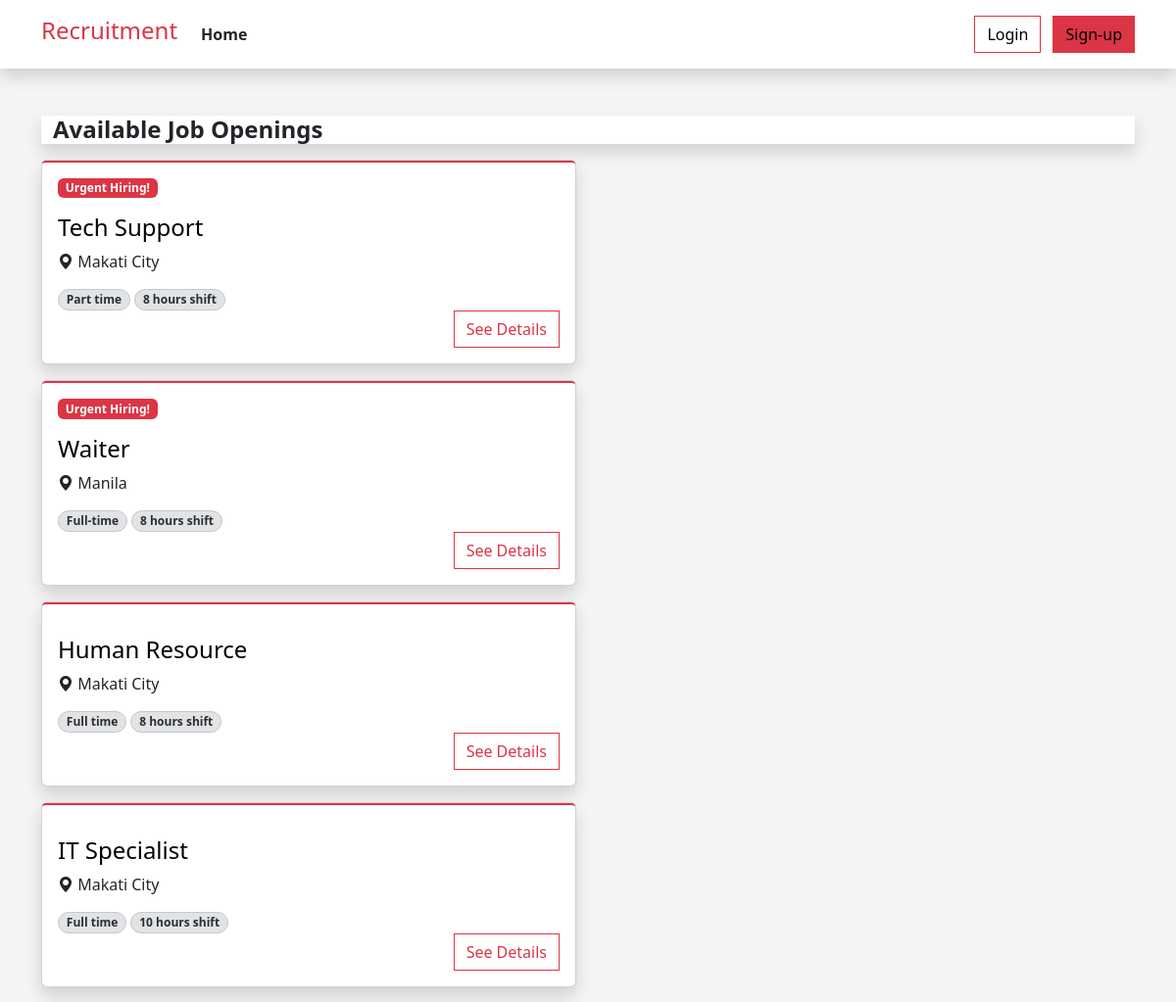
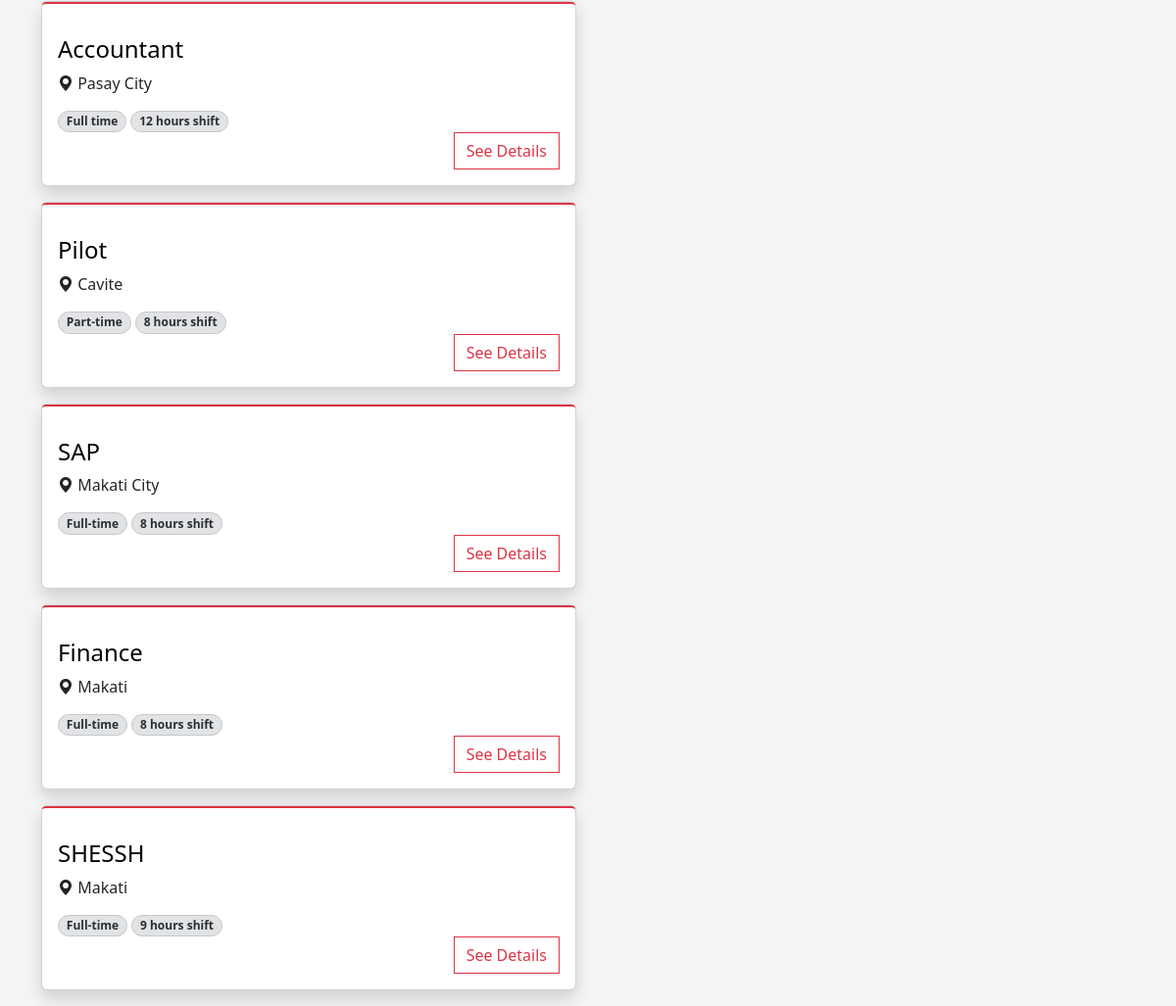
The page / on the database its author committed (2 pictures, top to bottom).
### tables this page shows
CREATE TABLE `jobs` (
  `id` int(12) NOT NULL,
  `job_name` varchar(255) NOT NULL,
  `salary` int(12) NOT NULL,
  `job_type` varchar(255) NOT NULL,
  `shift_and_schedule` varchar(255) NOT NULL,
  `location` varchar(255) NOT NULL,
  `job_description` text NOT NULL,
  `benefits` text NOT NULL,
  `priority` varchar(255) NOT NULL,
  `department` varchar(255) NOT NULL,
  `created_at` timestamp NOT NULL DEFAULT current_timestamp() ON UPDATE current_timestamp()
);

### index.php (the view, shortened to what this page needs)
<?php
include("dbconn.php");
include("header.php");
if (isset($_SESSION['user_id'])) {
    $userId = $_SESSION['user_id'];
    $query =
        "SELECT jobs.*
        FROM jobs
        LEFT JOIN job_applicants ON jobs.id = job_applicants.job_id AND job_applicants.user_id = '$userId'
        WHERE job_applicants.user_id is NULL
        ORDER BY
            CASE WHEN jobs.priority = 'Urgent Hiring' THEN 0 ELSE 1 END,
            CASE WHEN jobs.priority = 'Non-urgent Hiring' THEN jobs.created_at END DESC";
    $result = mysqli_query($conn, $query);
    $query2 = "SELECT resume FROM user WHERE id='$userId'";
    $result2 = mysqli_query($conn, $query2);
    $row = mysqli_fetch_assoc($result2);
    $resume = $row['resume'];
} else {
    $query = "SELECT * FROM jobs ORDER BY CASE WHEN jobs.priority = 'Urgent Hiring' THEN 0 ELSE 1 END";
    $result = mysqli_query($conn, $query);
}
?>
<!DOCTYPE html>
<html lang="en">
<head>
</head>
<body style="background-color: #F4F4F4; ">
    <div class="container">
        <div class="container-fluid bg-white shadow mb-3 mt-5">
            <h4 class=" mt-1 mb-1 fw-bold">Available Job Openings</h4>
        </div>
        <div class="row">
            <div class="col-sm-12 col-md-6 ">
                <?php
                while ($row = mysqli_fetch_assoc($result)) {
                    ?>
                    <div class="card shadow mb-3 ">
                        <div class="card-body rounded-1 border-2 border-top border-danger">
                            <?php
                            if ($row['priority'] == 'Urgent Hiring') {
                                ?>
                                <span class="badge bg-danger">Urgent Hiring!</span>
                                <?php
                            }
                            ?>
                            <a href="javascript:void(0)" onclick="showDetails(<?php echo $row['id'] ?>)"
                                class="text-decoration-none">
                                <h4 class="text-black mt-3">
                                    <?php echo $row['job_name']; ?>
                                </h4>
                            </a>
                            <div class="row">
                                <div class="col">
                                    <i class="bi bi-geo-alt-fill"></i><span>
                                        <?php echo $row['location']; ?>
                                    </span>
                                </div>
                            </div>
                            <div class="row">
                                <div class="col">
                                    <span
                                        class="badge bg-secondary-subtle border border-secondary-subtle text-secondary-emphasis rounded-pill mt-3">
                                        <?php echo $row['job_type']; ?>
                                    </span>
                                    <span
                                        class="badge bg-secondary-subtle border border-secondary-subtle text-secondary-emphasis rounded-pill mt-3">
                                        <?php echo $row['shift_and_schedule']; ?>
                                    </span>
                                </div>
                            </div>
                            <div class="row">
                                <div class="col d-flex justify-content-end">
                                    <button class="btn btn-outline-danger" onclick="showDetails(<?php echo $row['id'] ?>)"
                                        style="border-radius: 0;">
                                        See Details
                                    </button>
                                </div>
                            </div>
                        </div>
                    </div>
                    <?php
                }
                ?>
            </div>
        </div>
    </div>
</body>
</html>

### rows shown on the page
jobs: priority "Urgent Hiring!", job_name "Tech Support", location "Makati City", job_type "Part time", shift_and_schedule "8 hours shift"
jobs: priority "Urgent Hiring!", job_name "Waiter", location "Manila", job_type "Full-time", shift_and_schedule "8 hours shift"
jobs: job_name "Human Resource", location "Makati City", job_type "Full time", shift_and_schedule "8 hours shift"
jobs: job_name "IT Specialist", location "Makati City", job_type "Full time", shift_and_schedule "10 hours shift"
jobs: job_name "Accountant", location "Pasay City", job_type "Full time", shift_and_schedule "12 hours shift"
jobs: job_name "Pilot", location "Cavite", job_type "Part-time", shift_and_schedule "8 hours shift"
jobs: job_name "SAP", location "Makati City", job_type "Full-time", shift_and_schedule "8 hours shift"
jobs: job_name "Finance", location "Makati", job_type "Full-time", shift_and_schedule "8 hours shift"
jobs: job_name "SHESSH", location "Makati", job_type "Full-time", shift_and_schedule "9 hours shift"
